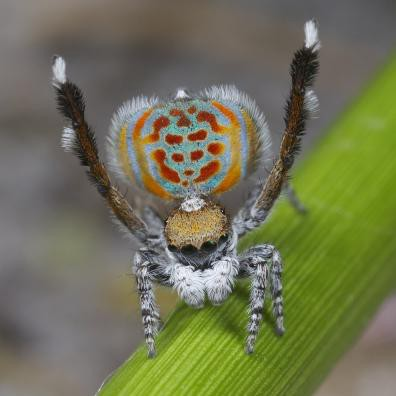
#> input picture TP4 - Diplomatura/imagenes/spider.jpeg, 396 x 396 px, found by its file name
$ python TP4_Ejer17.py
#> lines starting #> are read from the running program, lines starting #| are printed output that depends on the picture
### TP4 - Diplomatura/Personal/funciones.py
import numpy as np
import matplotlib.pyplot as plt
import cv2 as cv

#-----------------------------------------------------
# Devuelve imagen en dos colores, negro y blanco.
# Imagen: gris en 1 canal
# umbral
#-----------------------------------------------------
# [171 lines left out: functions bn, binaria_invertida, bn_gris_3_canales, histograma_datos, valoresPixeles, histograma and 6 more, not called in this run]

#-----------------------------------------------------
# Rota una imagen
# imagen
# grados = [90][180][270]
#-----------------------------------------------------
def rotar(imagen, grados):
    if grados == 90 or grados == 270:
        orientacion = (imagen.shape[1], imagen.shape[0], 3)
    elif grados == 180:
        orientacion = imagen.shape
    else:
        return None

    nueva = np.zeros( orientacion, dtype='uint8')

    for i in range(len(imagen)):
        for j in range(len(imagen[0])):
            if grados == 90:
                nueva[len(nueva) - 1 - j, i] = imagen[i, j]
            elif grados == 180:
                nueva[len(nueva) - 1 - i, len(nueva[0]) - 1 - j] = imagen[i, j]
            else:
                nueva[j, len(nueva[0]) - 1 - i] = imagen[i, j]

    return nueva

### TP4 - Diplomatura/TP4_Ejer17.py
# 17. Crear una función rotar que tome dos argumentos: una imagen color y un ángulo de
# rotación. Devolvería una nueva imagen, que sería la original rotada dicho ángulo. El ángulo
# solo podría tomar los valores 90, 180, y 270. Generar una versión artesanal.

#[1][2][3] -> [3][6][9]
#[4][5][6] -> [2][5][8]  #90
#[7][8][9] -> [1][4][7]

#[1][2][3] -> [9][8][7]
#[4][5][6] -> [6][5][4] #180
#[7][8][9] -> [3][2][1]

#[1][2][3] -> [7][4][1]
#[4][5][6] -> [8][5][2] #270
#[7][8][9] -> [9][6][3]


import cv2 as cv
import numpy as np

from Personal.funciones import rotar

imagen = cv.imread('imagenes\\spider.jpeg')
#> imagen is the input picture: shape (396, 396, 3); mean B, G, R 83.9, 115, 112.4

cv.imshow('Original', imagen)

img_90 = rotar(imagen, 90)
#> after the loop in rotar, `for i in range(len(imagen)):`:
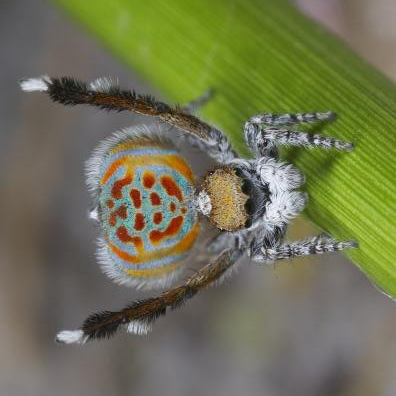
#> nueva: shape (396, 396, 3); mean B, G, R 83.9, 115, 112.4

img_180 = rotar(imagen, 180)
#> call 2 of rotar, with grados = 180
#> after the loop in rotar (call 2), `for i in range(len(imagen)):`:
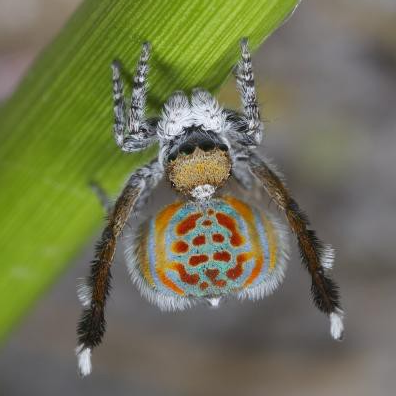
#> nueva: shape (396, 396, 3); mean B, G, R 83.9, 115, 112.4

img_270 = rotar(imagen, 270)
#> call 3 of rotar, with grados = 270
#> after the loop in rotar (call 3), `for i in range(len(imagen)):`:
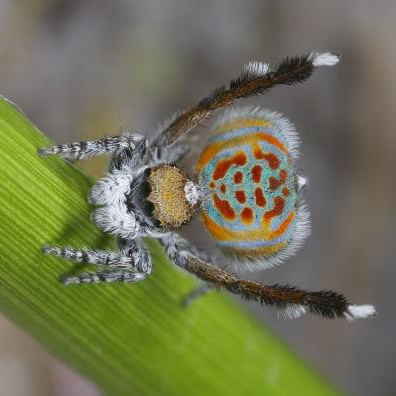
#> nueva: shape (396, 396, 3); mean B, G, R 83.9, 115, 112.4

cv.imshow('90', img_90)

cv.imshow('180', img_180)

cv.imshow('270', img_270)

cv.waitKey(0)

cv.destroyAllWindows()
